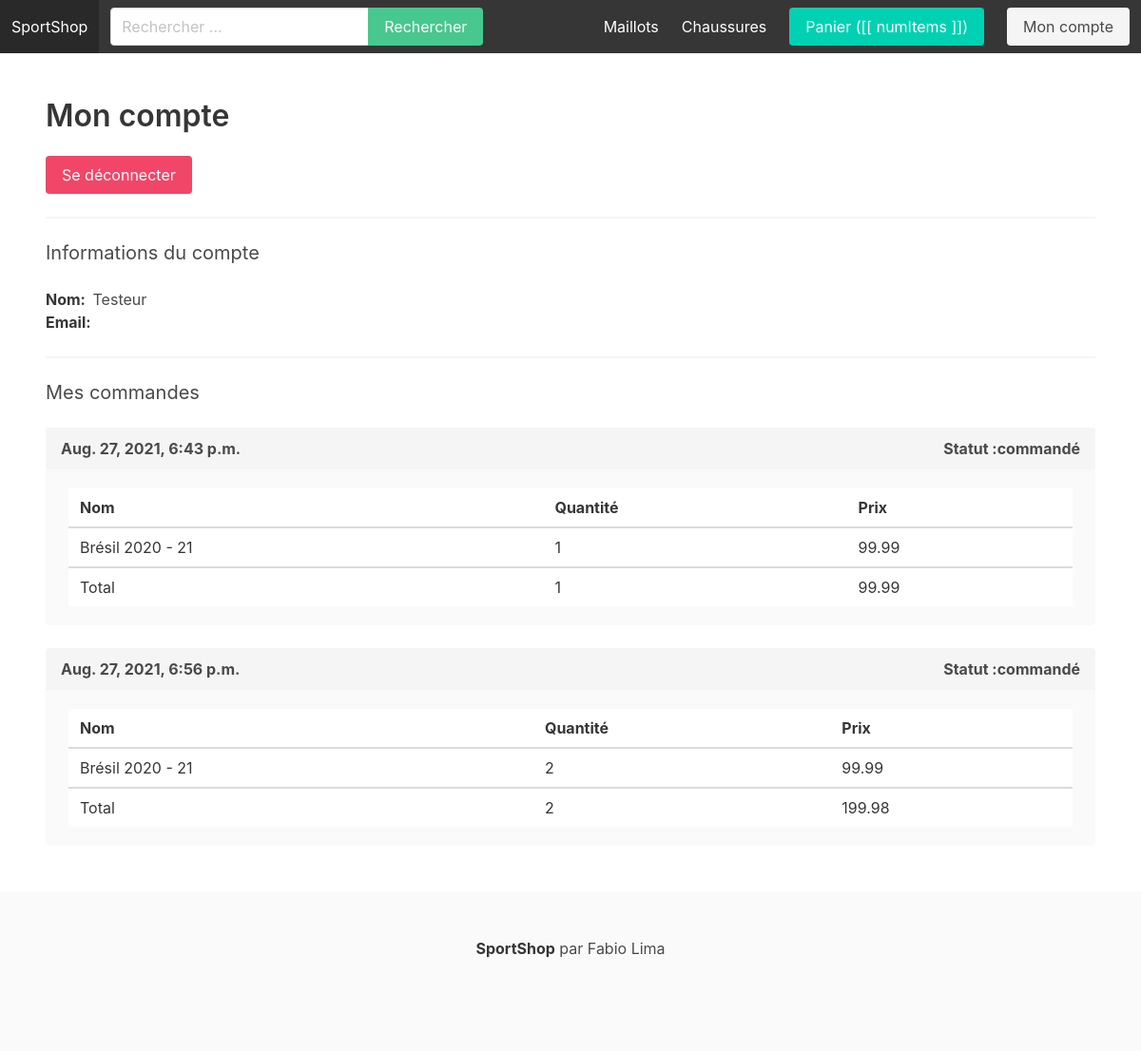
Page /moncompte/ (signed in) on the committed database.
### apps/store/models.py (models this page shows, shortened)
class Categorie(models.Model):
    nom = models.CharField(max_length=255)
    slug = models.SlugField(max_length=255)
    ordre = models.IntegerField(default=0) #Permettre de trier par ordre numérique les catégories
    class Meta:
        ordering= ('ordre',)

class Produit(models.Model):
    categorie = models.ForeignKey(Categorie, related_name='produits', on_delete=models.CASCADE) #Pour pouvoir avoir tous les produits d'une categorie, et que lorsque je supprime cette dernière tous les produits soient effacés
    nom = models.CharField(max_length=255)
    slug = models.SlugField(max_length=255) # Slug = terme pour désigner le string en fin d'un URL qui permet l'identification
    description = models.TextField(blank=True,  null=True)
    prix = models.FloatField()
    vedette = models.BooleanField(default=False) # Attribut qui permet de définir quel produit est vedette et sera placé en homepage
    date_added = models.DateTimeField(auto_now_add=True) #Trie le produit par date lorsqu'il est ajouté
    image = models.ImageField(upload_to='uploads/',blank=True, null = True)
    thumbnail = models.ImageField(upload_to='uploads/',blank=True, null=True)
    class Meta:
        ordering = ('-date_added',) # Ici le '-' nous sert à trier de la date la plus récente

### apps/commande/models.py (models this page shows, shortened)
class Commande(models.Model):
    EST_COMMANDE = 'commandé'
    LIVRE = 'livré'
    ARRIVE = 'arrivé'
    CHOIX_STATUT = (
        (EST_COMMANDE, 'Commandé'),
        (LIVRE, 'Livré'),
        (ARRIVE, 'Arrivé')
    )
    user = models.ForeignKey(User, related_name='commandes', on_delete=models.SET_NULL, blank=True, null=True)
    prenom = models.CharField(max_length=100)
    nom = models.CharField(max_length=100)
    email = models.CharField(max_length=100)
    adresse= models.CharField(max_length=100)
    npa = models.CharField(max_length=100)
    localite = models.CharField(max_length=100)
    cree_le = models.DateTimeField(auto_now_add=True)
    paye = models.BooleanField(default=False)
    montant_paye = models.FloatField(blank=True, null=True)
    date_livraison = models.DateTimeField(blank=True, null=True)
    statut = models.CharField(max_length=20, choices=CHOIX_STATUT, default=EST_COMMANDE)
    def get_total_quantite(self):
        return sum(int(item.quantite) for item in self.items.all())

class CommandeItem(models.Model):
    commande = models.ForeignKey(Commande, related_name='items', on_delete=models.CASCADE)
    produit = models.ForeignKey(Produit, related_name='items', on_delete=models.DO_NOTHING)
    prix = models.FloatField()
    quantite = models.IntegerField(default=1)

### apps/userprofile/views.py (the view)
# urls.py: path('moncompte/', moncompte, name='moncompte'),
@login_required
def moncompte(request):
    user = request.user
    context = {
        'user' : user
    }
    return render(request, 'moncompte.html', context)

### apps/panier/context_processors.py (called while the page is built)
def panier(request):
    return {'panier': Panier(request)}

### apps/panier/panier.py (called while the page is built)
    def __iter__(self):
        produit_ids = self.panier.keys()
        produit_clean_ids = []
        for p in produit_ids:
            produit_clean_ids.append(p)
            self.panier[str(p)] ['produit'] = Produit.objects.get(pk=p)
        for item in self.panier.values():
            item['prix_total'] = float(item['prix']) * int(item['quantite'])
            yield item

    def get_total_length(self): # Récupère le nombre d'éléments dans le panier
        return sum(int(item['quantite']) for item in self.panier.values())

    def get_prix_total(self):
            return sum(float(item['prix_total']) for item in self)

### apps/store/context_processors.py (called while the page is built)
def menu_categories(request):
    categories = Categorie.objects.all() # Importation des catégories de la database
    return {'menu_categories': categories}

### apps/userprofile/templates/moncompte.html
{% extends 'base.html' %}
{% block content %}
    <h1 class="title">Mon compte</h1>
    <a href="{% url 'deconnexion' %}" class="button is-danger"> Se déconnecter </a>
    <hr>
    <h2 class="subtitle">Informations du compte</h2>
    <p><strong>Nom: &nbsp;</strong>{{ request.user.first_name }}</p>
    <p><strong>Email: &nbsp;</strong>{{ request.user.email }}</p>
    <hr>
    <h2 class="subtitle"> Mes commandes </h2>
    {% for commande in request.user.commandes.all %}
        <article class="message is-light">
            <div class="message-header">
                <p>{{ commande.cree_le }}</p>
                <p><strong>Statut :</strong>{{ commande.statut }}</p>
            </div>
            <div class="message-body">
                <table class="table is-striped is-fullwidth">
                    <thead>
                        <tr>
                            <th>Nom</th>
                            <th>Quantité</th>
                            <th>Prix</th>
                        </tr>
                    </thead>
                    <tbody>
                        {% for item in commande.items.all %}
                            <tr>
                                <td>{{ item.produit.nom }}</td>
                                <td>{{ item.quantite }}</td>
                                <td>{{ item.prix }}</td>
                            </tr>
                        {% endfor %}
                    </tbody>
                    <tfoot>
                        <tr>
                            <td>Total</td>
                            <td>{{ commande.get_total_quantite }}</td>
                            <td>{{ commande.montant_paye }}</td>
                        </tr>
                    </tfoot>
                </table>
            </div>
        </article>
    {% empty %}
        <p>Vous n'avez encore rien commandé.</p>
    {% endfor %}
{% endblock %}

### apps/core/templates/base.html (shortened to what this page needs)
{% load static %}
<!DOCTYPE html>
<html>
	<head>
        <link rel="stylesheet" href="https://cdn.jsdelivr.net/npm/bulma@0.9.0/css/bulma.min.css">
        <link rel="stylesheet" href="{% static  'main.css' %}">
        </head>
    <body>
        <nav class="navbar is-dark" id="navbarapp">
            <div class="navbar-brand">
                <a class="navbar-item" href="{% url 'homepage' %}"> SportShop</a>
            </div>
            <div id="main-navbar" class="navbar-menu" :class="{ 'is-active': menuClass }">
                <div class="navbar-start">
                    <div class="navbar-item">
                        <form method="get" action="{% url 'search' %}">
                            <div class="field has-addons">
                                <div class="control">
                                    <input type="text" class="input" placeholder="Rechercher ..." name="query">
                                </div>
                                <div class="control">
                                    <button class="button is-success">Rechercher</button>
                                </div>
                            </div>
                        </form>
                    </div>
                </div>
                <div class="navbar-end">
                    {% for categorie in menu_categories %}
                        <a href ="{% url 'categorie_detail' categorie.slug %}" class="navbar-item">{{ categorie.nom }}</a>
                    {% endfor %}
                    <div class="navbar-item" >
                    <a href="{% url 'panier' %}" class ="button is-primary">Panier ([[ numItems ]])</a>
                    </div>
                    {% if request.user.is_authenticated %}
                        <div class="navbar-item" >
                            <a href="{% url 'moncompte' %}" class="button is-light"> Mon compte </a>
                        </div>
                    {% endif %}
                </div>
            </div>
        </nav>
        <section class="section">
            {% block content %}{% endblock %}
        </section>
        <footer class="footer">
            <div class="content has-text-centered">
              <p>
                <strong>SportShop</strong> par  Fabio Lima
              </p>
            </div>
          </footer>
    </body>
    </html>

### rows in the picture
Categorie: nom "Maillots"
Categorie: nom "Chaussures"
Commande: cree_le "Aug. 27, 2021, 6:43 p.m.", statut "commandé", get_total_quantite "1", montant_paye "99.99"
CommandeItem: produit.nom "Brésil 2020 - 21", quantite "1", prix "99.99"
Commande: cree_le "Aug. 27, 2021, 6:56 p.m.", statut "commandé", get_total_quantite "2", montant_paye "199.98"
CommandeItem: produit.nom "Brésil 2020 - 21", quantite "2", prix "99.99"

### other values in the picture
{{ request.user.first_name }} "Testeur"
